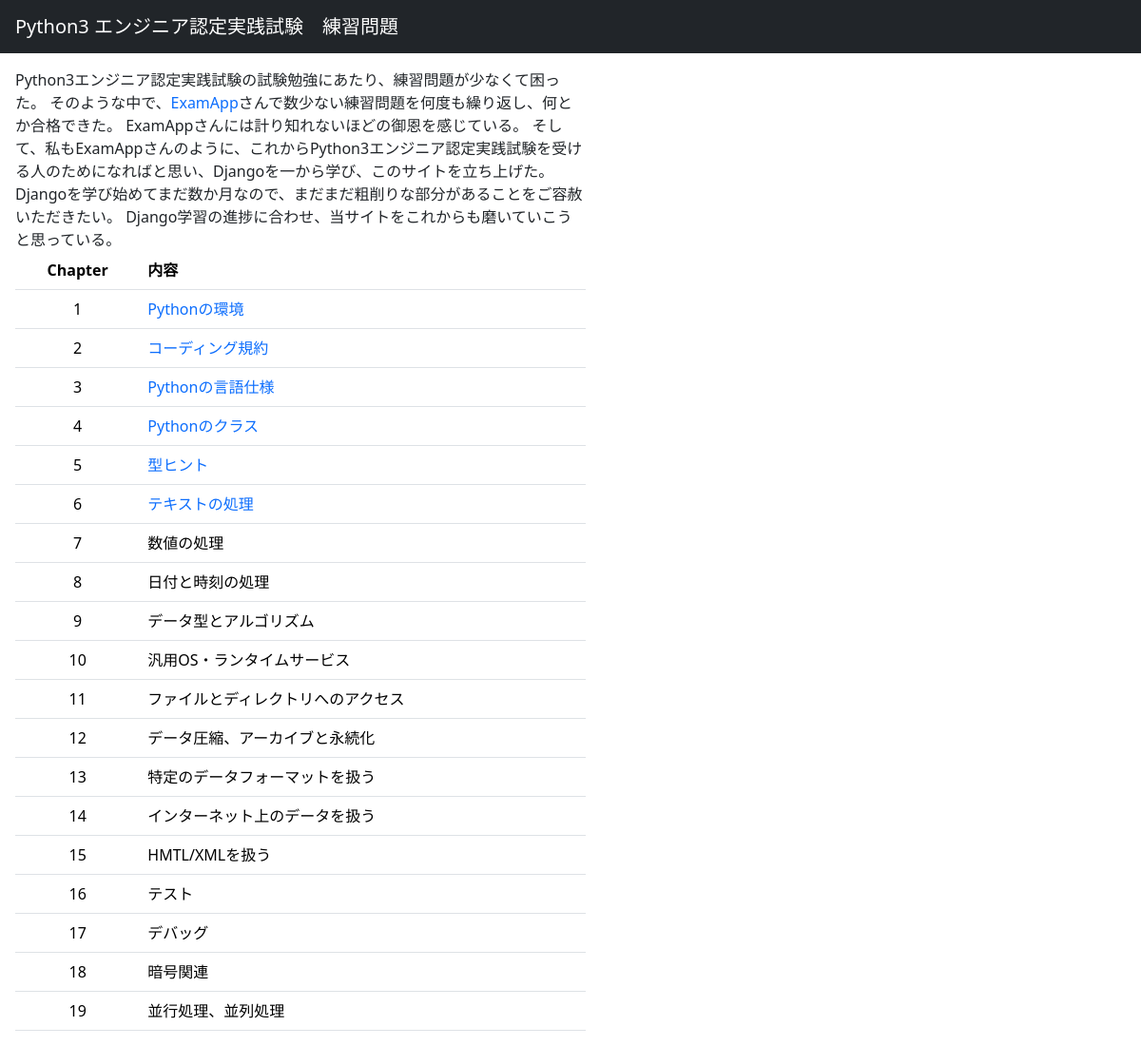
The app's page /quiz/ with its own data.
### quiz/models.py (models this page shows, shortened)
class Book(models.Model):
    chapter = models.IntegerField()
    title = models.CharField(max_length=20)
    link = models.BooleanField()

### quiz/views.py (the view)
# urls.py: path('', quiz_top_view, name="quiz_top"),
def quiz_top_view(request):
    object_list = Book.objects.all()
    context = {'object_list': object_list}
    return render(request, 'quiz/quiz_top.html', context)

### quiz/templates/quiz/quiz_top.html (shortened to what this page needs)
{% extends 'base.html' %}
{% block content %}
<div class="col-md-6 m-3">
Python3エンジニア認定実践試験の試験勉強にあたり、練習問題が少なくて困った。
そのような中で、<a href="https://python-basic.com/" target="_blank">ExamApp</a>さんで数少ない練習問題を何度も繰り返し、何とか合格できた。
ExamAppさんには計り知れないほどの御恩を感じている。
そして、私もExamAppさんのように、これからPython3エンジニア認定実践試験を受ける人のためになればと思い、Djangoを一から学び、このサイトを立ち上げた。
Djangoを学び始めてまだ数か月なので、まだまだ粗削りな部分があることをご容赦いただきたい。
Django学習の進捗に合わせ、当サイトをこれからも磨いていこうと思っている。
<table class="table">
  <tr><th class="text-center">Chapter</th><th>内容</th></tr>
  {% for object in object_list %}
  <tr>
    <td class="text-center">{{ object.chapter }}</td>
    {% if object.link %}
    <td><a href="{% url 'chapter' object.chapter %}">{{ object.title }}</a></td>
    {% else %}
    <td>{{ object.title }}</a></td>
    {% endif %}
  </tr>
  {% endfor %}
</table>
</div>
{% endblock content %}

### quiz/static/quiz/css/style.css (style rules this page uses)
a { text-decoration: none; }

### records on screen
Book: chapter "1", title "Pythonの環境"
Book: chapter "2", title "コーディング規約"
Book: chapter "3", title "Pythonの言語仕様"
Book: chapter "4", title "Pythonのクラス"
Book: chapter "5", title "型ヒント"
Book: chapter "6", title "テキストの処理"
Book: chapter "7", title "数値の処理"
Book: chapter "8", title "日付と時刻の処理"
Book: chapter "9", title "データ型とアルゴリズム"
Book: chapter "10", title "汎用OS・ランタイムサービス"
Book: chapter "11", title "ファイルとディレクトリへのアクセス"
Book: chapter "12", title "データ圧縮、アーカイブと永続化"
Book: chapter "13", title "特定のデータフォーマットを扱う"
Book: chapter "14", title "インターネット上のデータを扱う"
Book: chapter "15", title "HMTL/XMLを扱う"
Book: chapter "16", title "テスト"
Book: chapter "17", title "デバッグ"
Book: chapter "18", title "暗号関連"
Book: chapter "19", title "並行処理、並列処理"
